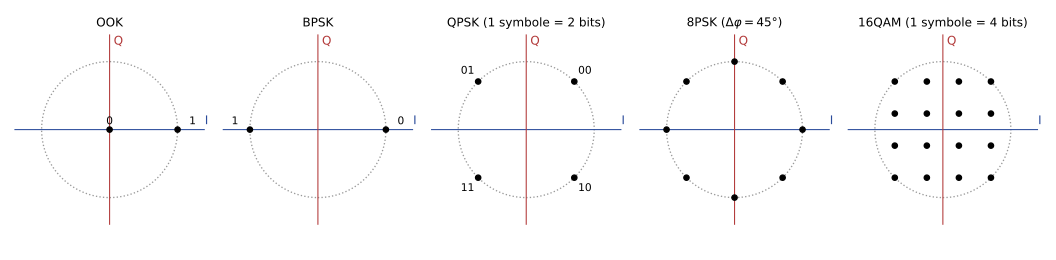

This chart was generated by the following Python code:
"""EARF1 ch. 4 — Diagrammes de constellation OOK, BPSK, QPSK, 8PSK et 16QAM.
D'après le support [mod-num, p. 12, 15, 18, 21, 22], redessinée (étiquettes binaires du support pour OOK, BPSK et QPSK)."""
import numpy as np
import matplotlib
matplotlib.use("Agg")
import matplotlib.pyplot as plt
plt.rcParams.update({"font.family": "sans-serif", "font.size": 10, "svg.fonttype": "none"})
B, R = "#2B4C9B", "#B23A3A"
fig, ax = plt.subplots(1, 5, figsize=(11, 2.7))
def axes(a, lim=1.4):
    a.axhline(0, color=B, lw=0.8); a.axvline(0, color=R, lw=0.8)
    a.add_patch(plt.Circle((0, 0), 1, fill=False, ls=":", color="#999"))
    a.set_xlim(-lim, lim); a.set_ylim(-lim, lim); a.set_aspect("equal"); a.axis("off")
    a.text(lim, 0.08, "I", color=B, fontsize=9); a.text(0.06, lim - 0.15, "Q", color=R, fontsize=9)
def pts(a, P, lab=None):
    P = np.array(P); a.plot(P[:, 0], P[:, 1], "o", color="black", ms=4)
    if lab:
        for (x, y), l in zip(P, lab): a.text(x * 1.22, y * 1.22 + (0.12 if y == 0 else 0), l, ha="center", va="center", fontsize=8)
axes(ax[0]); pts(ax[0], [(0, 0), (1, 0)], ["0", "1"]); ax[0].set_title("OOK", fontsize=9)
axes(ax[1]); pts(ax[1], [(1, 0), (-1, 0)], ["0", "1"]); ax[1].set_title("BPSK", fontsize=9)
q = np.sqrt(0.5)
axes(ax[2]); pts(ax[2], [(q, q), (-q, q), (-q, -q), (q, -q)], ["00", "01", "11", "10"]); ax[2].set_title("QPSK (1 symbole = 2 bits)", fontsize=9)
axes(ax[3]); pts(ax[3], [(np.cos(k * np.pi / 4), np.sin(k * np.pi / 4)) for k in range(8)]); ax[3].set_title("8PSK ($\\Delta\\varphi = 45°$)", fontsize=9)
axes(ax[4]); g = np.array([-3, -1, 1, 3]) / (3 * np.sqrt(2))
pts(ax[4], [(x, y) for x in g for y in g]); ax[4].set_title("16QAM (1 symbole = 4 bits)", fontsize=9)
fig.tight_layout(); fig.savefig("04-constellations.svg")
